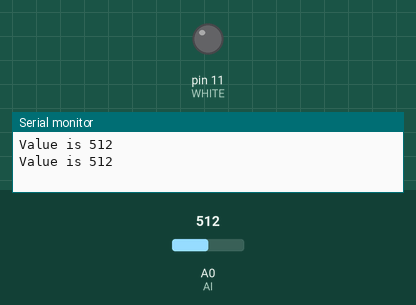
Simulated run of this sketch. Board: Arduino Uno, built with avr-gcc and run on an emulated ATmega328P. On the bench: output pins drawn as LEDs (lit = HIGH), the last lines printed to the serial monitor. Inputs (shaded band) come from the test bench; at power-on: A0 (AI) = 512.

Above: at 2.8 s.
2.9 s: A0 (AI) set to 688
5.6 s: A0 (AI) set to 709
At 6.9 s:
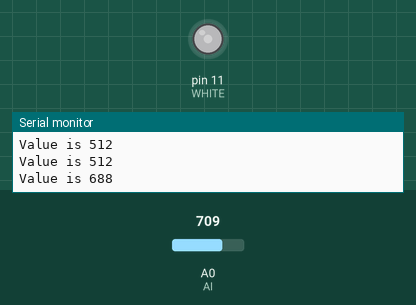
Timing chart, 0 to 8.6 s (numbered marks = the images above; inputs shaded):
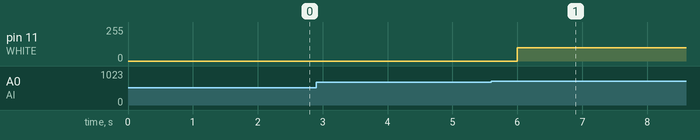

Measured:
- the behaviour switches between 700 and 701 on A0 (AI) (found by bisection; images 0 and 1)
- after the input at 5.6 s, pin 11 (WHITE): 0/255 → 100/255 after 0.40 s

The sketch:

FOTORESISTOR.ino
```cpp
//VARIABLES
int AI=0;
int WHITE=11;
int MAX=700;

void setup() {
  // put your setup code here, to run once:
  Serial.begin(9600);
  pinMode(WHITE,OUTPUT);
}

void loop() {
  // put your main code here, to run repeatedly:

  int readValue = analogRead(AI);
  if(readValue>MAX)
  {
    analogWrite(WHITE,100);
    delay(10000);
    analogWrite(WHITE,0);
  }
  //Lector
  Serial.print("Value is ");
  Serial.println(readValue);
  delay(2000);

}
```
